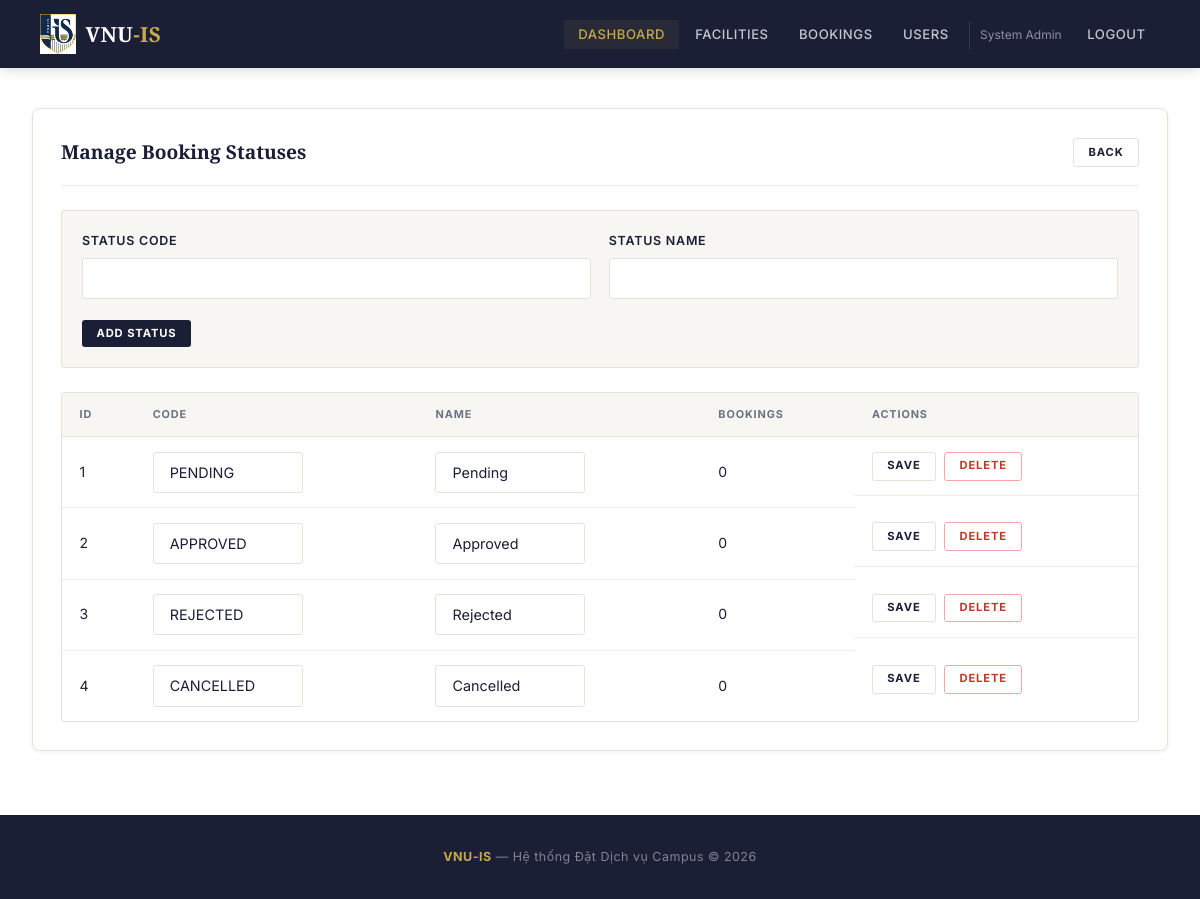
/admin/booking_statuses.php (signed in), run on the app's committed database.
### tables this page shows
CREATE TABLE booking_statuses (
    status_id INT AUTO_INCREMENT PRIMARY KEY,
    status_code VARCHAR(30) NOT NULL UNIQUE,
    status_name VARCHAR(50) NOT NULL
);

### config/database.php (called while the page is built, shortened)
<?php
function getDB(): PDO
{
    static $pdo = null;
    if ($pdo === null) {
        $pdo = new PDO(
            'mysql:host=' . DB_HOST . ';dbname=' . DB_NAME . ';charset=utf8mb4',
            DB_USER,
            DB_PASS,
            [
                PDO::ATTR_ERRMODE => PDO::ERRMODE_EXCEPTION,
                PDO::ATTR_DEFAULT_FETCH_MODE => PDO::FETCH_ASSOC,
            ]
        );
    }
    return $pdo;
}

### backend/core/Database.php (called while the page is built, shortened)
<?php
class Database
{
    private static ?PDO $connection = null;
    public static function getConnection(): PDO
    {
        if (self::$connection === null) {
            self::$connection = getDB();
        }
        return self::$connection;
    }
}

### backend/services/BookingService.php (called while the page is built, shortened)
<?php
class BookingService
{
    private BookingStatusModel $statusModel;
    public function __construct()
    {
        $this->statusModel = new BookingStatusModel();
    }
    public function getAllStatuses(): array
    {
        return $this->statusModel->findAll();
    }
}

### backend/models/BaseModel.php (called while the page is built, shortened)
<?php
abstract class BaseModel
{
    public function __construct()
    {
        $this->db = Database::getConnection();
    }
}

### backend/models/BookingStatusModel.php (called while the page is built, shortened)
<?php
class BookingStatusModel extends BaseModel
{
    public function findAll(): array
    {
        return $this->db->query("
            SELECT bs.*, (SELECT COUNT(*) FROM bookings b WHERE b.status_id = bs.status_id) AS booking_count
            FROM booking_statuses bs ORDER BY status_id
        ")->fetchAll();
    }
}

### backend/core/Helpers.php (called while the page is built, shortened)
<?php
function e(?string $value): string
{
    return htmlspecialchars($value ?? '', ENT_QUOTES, 'UTF-8');
}

### admin/booking_statuses.php (the view, shortened to what this page needs)
<?php
$bookingService = new BookingService();
$statuses = $bookingService->getAllStatuses();
require_once __DIR__ . '/../includes/header.php';
?>
<div class="card">
    <div class="card-header">
        <h2>Manage Booking Statuses</h2>
        <a href="/webfinal/admin/bookings.php" class="btn btn-secondary btn-sm">Back</a>
    </div>
    <form method="POST" class="form-box">
        <div class="form-row">
            <div class="form-group"><label>Status Code</label><input type="text" name="status_code" class="form-control" required></div>
            <div class="form-group"><label>Status Name</label><input type="text" name="status_name" class="form-control" required></div>
        </div>
        <button type="submit" class="btn btn-primary btn-sm">Add Status</button>
    </form>
    <div class="table-responsive">
        <table>
            <thead><tr><th>ID</th><th>Code</th><th>Name</th><th>Bookings</th><th>Actions</th></tr></thead>
            <tbody>
                <?php foreach ($statuses as $s): ?>
                <tr>
                    <td><?= $s['status_id'] ?></td>
                    <td>
                        <form method="POST" style="display:flex;gap:0.5rem;align-items:center;">
                            <input type="text" name="status_code" class="form-control" value="<?= e($s['status_code']) ?>" style="max-width:150px;">
                    </td>
                    <td><input type="text" name="status_name" class="form-control" value="<?= e($s['status_name']) ?>" style="max-width:150px;"></td>
                    <td><?= $s['booking_count'] ?></td>
                    <td style="display:flex;gap:0.5rem;">
                            <button type="submit" class="btn btn-secondary btn-sm">Save</button>
                        <?php if ((int)$s['booking_count'] === 0): ?>
                            <a href="?delete=<?= $s['status_id'] ?>" class="btn btn-danger btn-sm" onclick="return confirm('Delete?')">Delete</a>
                        <?php endif; ?>
                    </td>
                </tr>
                <?php endforeach; ?>
            </tbody>
        </table>
    </div>
</div>
<?php require_once __DIR__ . '/../includes/footer.php'; ?>

### assets/css/style.css (style rules this page uses)
:root { --navy: #1a1f36; --navy-hover: #0f1220; --gold: #c9a84c; --gold-light: #e8c97a; --white: #ffffff; --cream: #f8f6f2; --bg: #f5f5f0; --text: #1a1f36; --text-muted: #6b7280; --text-light: #9ca3af; --border: #e5e2db; --border-light:#f0ede8; --success: #2d6a4f; --danger: #c0392b; --warning: #d97706; --shadow-sm: 0 1px 4px rgba(26,31,54,0.06); --shadow: 0 4px 24px rgba(26,31,54,0.10); --shadow-lg: 0 12px 48px rgba(26,31,54,0.14); --radius: 4px; --radius-sm: 3px; --radius-lg: 8px; }
* { margin: 0; padding: 0; box-sizing: border-box; }
body { font-family: 'Inter', -apple-system, sans-serif; background: var(--white); color: var(--text); line-height: 1.6; min-height: 100vh; display: flex; flex-direction: column; -webkit-font-smoothing: antialiased; }
a { color: var(--navy); text-decoration: none; transition: color 0.2s; }
h1, h2, h3 { font-family: 'Playfair Display', serif; }
.card { background: var(--white); border-radius: var(--radius-lg); padding: 1.75rem; margin-bottom: 1.5rem; border: 1px solid var(--border); box-shadow: var(--shadow-sm); }
.card-header { display: flex; align-items: center; justify-content: space-between; margin-bottom: 1.5rem; padding-bottom: 1.1rem; border-bottom: 1px solid var(--border-light); }
.card-header h2 { font-family: 'Playfair Display', serif; font-size: 1.2rem; font-weight: 700; color: var(--text); }
.btn { display: inline-flex; align-items: center; justify-content: center; padding: 0.7rem 1.8rem; border-radius: var(--radius-sm); font-size: 0.78rem; font-weight: 700; font-family: inherit; cursor: pointer; border: none; transition: all 0.2s; line-height: 1.4; text-decoration: none !important; letter-spacing: 0.08em; text-transform: uppercase; }
.btn-primary { background: var(--navy); color: var(--white); }
.btn-secondary { background: var(--white); color: var(--text); border: 1px solid var(--border); }
.btn-danger { background: var(--white); color: var(--danger); border: 1px solid #fca5a5; }
.btn-sm { padding: 0.35rem 0.9rem; font-size: 0.7rem; }
.form-group { margin-bottom: 1.25rem; }
.form-group label { display: block; margin-bottom: 0.4rem; font-weight: 600; color: var(--text); font-size: 0.78rem; text-transform: uppercase; letter-spacing: 0.06em; }
.form-control { width: 100%; padding: 0.7rem 1rem; border: 1px solid var(--border); border-radius: var(--radius-sm); font-size: 0.9rem; font-family: inherit; transition: border-color 0.2s, box-shadow 0.2s; background: var(--white); color: var(--text); }
.form-row { display: grid; grid-template-columns: 1fr 1fr; gap: 1.1rem; }
.form-box { margin-bottom: 1.5rem; padding: 1.25rem; background: var(--cream); border: 1px solid var(--border); border-radius: var(--radius-sm); }
.table-responsive { overflow-x: auto; border-radius: var(--radius-sm); border: 1px solid var(--border); }
table { width: 100%; border-collapse: collapse; }
table th { background: var(--cream); color: var(--text-muted); padding: 0.8rem 1.1rem; text-align: left; font-size: 0.68rem; font-weight: 700; text-transform: uppercase; letter-spacing: 0.08em; border-bottom: 1px solid var(--border); white-space: nowrap; }
table td { padding: 0.9rem 1.1rem; border-bottom: 1px solid var(--border-light); font-size: 0.875rem; color: var(--text); vertical-align: middle; }
table tbody tr:last-child td { border-bottom: none; }

### data on the page
booking_statuses: status_id "1", status_code "PENDING", status_name "Pending", booking_count "0"
booking_statuses: status_id "2", status_code "APPROVED", status_name "Approved", booking_count "0"
booking_statuses: status_id "3", status_code "REJECTED", status_name "Rejected", booking_count "0"
booking_statuses: status_id "4", status_code "CANCELLED", status_name "Cancelled", booking_count "0"

### other printed values
$_SESSION['full_name'] "System Admin"
